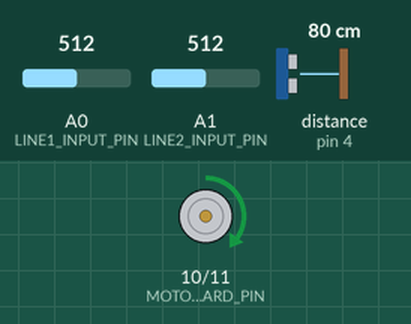
The sketch below on a simulated Arduino Uno, built with avr-gcc and run on an emulated ATmega328P. Parts: motor-driver pin pairs drawn as motors (green arrow = first pin HIGH = forward, orange = second pin HIGH = backward, longer = more drive). Wiring (inferred from the names in the program): ultrasonic range finder: trigger pin 2; echo pin 4. Inputs (shaded band) come from the test bench; at power-on: distance to the obstacle (sensor on pin 4) 80 cm, A0 (LINE1_INPUT_PIN) = 512, A1 (LINE2_INPUT_PIN) = 512. The echo pulse lasts 58.3 µs per cm; what the sketch prints to the serial monitor is not drawn.

Above: at 3.2 s.
3.3 s: distance to the obstacle (sensor on pin 4) set to 28 cm
6.3 s: distance to the obstacle (sensor on pin 4) set to 22 cm
8.2 s: A0 (LINE1_INPUT_PIN) set to 690
9.7 s: A0 (LINE1_INPUT_PIN) set to 714
At 10.16 s:
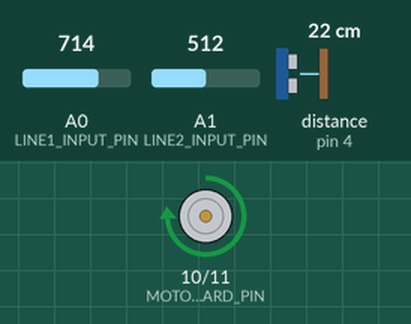
12.7 s: A0 (LINE1_INPUT_PIN) set to 511
14.3 s: A0 (LINE1_INPUT_PIN) set to 710
At 15.06 s:
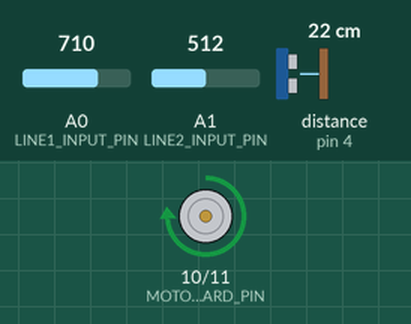
Timing chart, 0 to 20.0 s (numbered marks = the images above; inputs shaded):
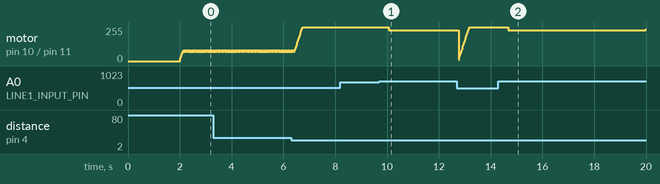

The sketch:

app.ino
```cpp
// (licence header left out)
/**
 * app.ino: Main Module
 */

#include "pindefines.h"
#include "sensors/ultrasonic.cpp"
#include "sensors/linesensor.cpp"
#include "motor/motorcontroller.cpp"

#define MAX_FWD_SPEED      100
#define FWD_SPEED          25
#define BWD_SPEED          90
#define TURN_SPEED         90
#define USONIC_THRESH      700
#define DEBUG // Used to Enable Serial COM

/* Create sensors' objects */
USonicSensor centerUSonic(CENTER_USONIC_ECHOPIN, CENTER_USONIC_TRIGPIN);
LineSensor lineSensor1(LINE1_INPUT_PIN);
LineSensor lineSensor2(LINE2_INPUT_PIN);

MotorController motorController(MOTOR1_FORWARD_PIN, MOTOR1_BACKWARD_PIN, MOTOR2_FORWARD_PIN, MOTOR2_BACKWARD_PIN);

float rDistance = 0;
float lDistance = 0;
bool isLineClose1 = false;
bool isLineClose2 = false;

void setup()
{
    delay(2000);
	/* Setup the sensors and motor controller */
    centerUSonic.setup();
    lineSensor1.setup();
    lineSensor2.setup();
    motorController.setup();
    #ifdef DEBUG
        Serial.begin(115200);
    #endif
}

int count = 21;

void loop()
{
    // Get the Data from Ultrasonic every 20 loops
    if (count > 20) {
        rDistance = centerUSonic.getDistance();
        Serial.println(rDistance);
        count = 0;
    }
    count ++;

    // Get the data from line sensors
    isLineClose1 = lineSensor1.isLineClose();
    isLineClose2 = lineSensor2.isLineClose();

    #ifdef DEBUG_LINE
        Serial.print("Sensor 1: ");
        Serial.println(isLineClose1);

        Serial.print("Sensor 2: ");
        Serial.println(isLineClose2);
    #endif

    #ifdef DEBUG_USONIC
        Serial.println(rDistance);
        Serial.println(lDistance);
    #endif

    if (isLineClose1 || isLineClose2 == 1) {
        // Backwards for 100 ms
        motorController.set(BWD_SPEED, 180);
        int wait = 0;
        while (wait < 100) {
            wait++;
            motorController.update();
            delay(1);
        }
        if (isLineClose1) motorController.set(TURN_SPEED, 270);
        else if (isLineClose1) motorController.set(TURN_SPEED, 90);
        wait = 0;
        // Turns away from the line for 150 ms
        while (wait < 150) {
            wait++;
            motorController.update();

            delay(1);
        }
    }

    if (isLineClose1 && isLineClose2) motorController.set(BWD_SPEED, 180); // Two Sensors detecting the line at the same time
    else if (isLineClose1) motorController.set(TURN_SPEED, 270);
    else if (isLineClose2) motorController.set(TURN_SPEED, 90);
    else {
        if(rDistance < 700) motorController.set(MAX_FWD_SPEED, 0); // If the opponent is in front
        else motorController.set(FWD_SPEED, 0);
    }

    motorController.update();

    count++;
    delay(15);
}
```

pindefines.h
```cpp
// (licence header left out)
/**
 * pindefines.h: Pin Definitions
 */

/*================== Digital Pins ==================*/
/*============ Name ===================== Number ==*/
#define         D0                          0
#define         D1                          1
#define         D2                          2
#define         D3                          3
#define         D4                          4
#define         D5                          5
#define         D6                          6
#define         D7                          7
#define         D8                          8
#define         D9                          9
#define         D10                         10
#define         D11                         11
#define         D12                         12
#define         D13                         13

/*================== Analog Pins ===================*/
/*============ Name ===================== Number ==*/
#define         A0                          14
#define         A1                          15
#define         A2                          16
#define         A3                          17
#define         A4                          18
#define         A5                          19

/*================ Pin Assignment ==================*/
/*============ Name ===================== Number ==*/
#define  CENTER_USONIC_ECHOPIN              D4
#define  CENTER_USONIC_TRIGPIN              D2

#define  LINE1_INPUT_PIN                    A0
#define  LINE2_INPUT_PIN                    A1

#define  MOTOR1_FORWARD_PIN                 D10
#define  MOTOR1_BACKWARD_PIN                D11

#define  MOTOR2_FORWARD_PIN                 D5
#define  MOTOR2_BACKWARD_PIN                D6
```

Measured:
- the behaviour switches between 700 and 701 on A0 (LINE1_INPUT_PIN) (found by bisection; images 0 and 1)
- after the input at 9.7 s, motor on pin 10 (MOTOR1_FORWARD_PIN) / pin 11 (MOTOR1_BACKWARD_PIN): forward 255/255 → forward 230/255 after 0.37 s
- after the input at 14.3 s, motor on pin 10 (MOTOR1_FORWARD_PIN) / pin 11 (MOTOR1_BACKWARD_PIN): forward 255/255 → forward 230/255 after 0.38 s, → forward 240/255 5.3 s later
- by itself, motor on pin 10 (MOTOR1_FORWARD_PIN) / pin 11 (MOTOR1_BACKWARD_PIN): alternates forward 80/255 for 0.02 s and forward 70/255 for 0.02 s
